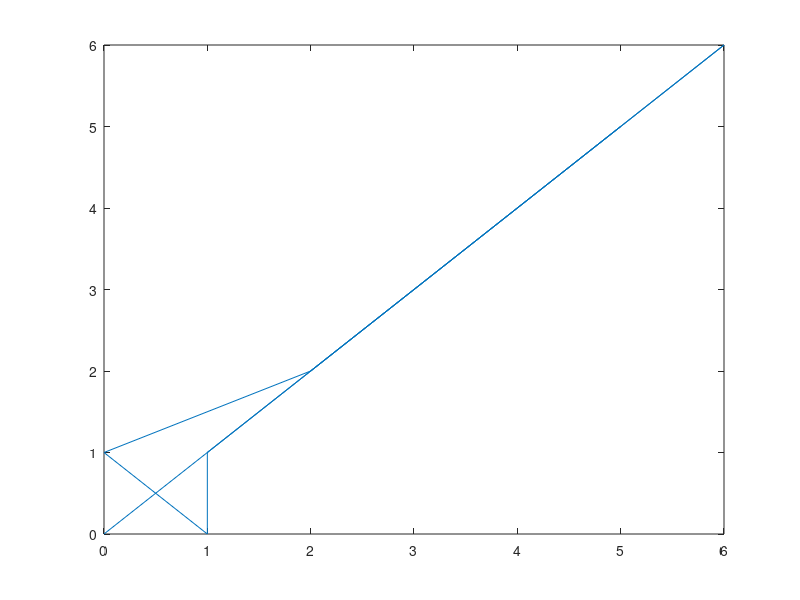

This chart was generated by the following MATLAB code:
%%%%%%%%%%%%%%%%%%%%%%%%%%%%%%%%%%%%%%%%%%%%%%%%%%%%%%%%%%%
% COMS W4733 Computational Aspects of Robotics Fall 2014
%
% Homework 4
%
% Team Number:  4
% Team Leader:  Luis Tolosa (let2120)
% Team Members: Emily Pries (ep2642)
%               Ernesto Sandoval Castillo (es3187) 
% 
%%%%%%%%%%%%%%%%%%%%%%%%%%%%%%%%%%%%%%%%%%%%%%%%%%%%%%%%%%%
    
% calculates shortest path using dijkstra's algorithm

function dijkstra
    %dijkstra(pa,start,goal)
    %need to add start and goal to array)
    %index 1 = start
    %index 2 = goal
    
    pa = [0,0;6,6;1,1;1,0;0,1;2,2;3,3;4,4;5,5];
    plot(pa(:,1), pa(:,2))
    [palength, pawidth] = size(pa);
    dist_array = calc_all_dists(pa);
    visited = zeros(1,palength);
    distances = inf(1,palength);
    %first, set the first cycle
    distances(1) = 0;
    visited(1) = 1;
    current = 1;
    currdist = 0;
    path = [1];
    while true
        visited(current) = 1;
        for i = 1:palength %update distances
            if (visited(i)==0 && distances(i)> (currdist + dist_array(i,current)))
                distances(i) = currdist + dist_array(i,current);
            end
        end
        
        if((all(visited  == visited(1))) || visited(2)==1)
            break;
        end
        tmin = inf;
        tcurr = 0;
        for i = 1:palength
            if (visited(i) == 0 && distances(i)<tmin)
                tmin = distances(i);
                tcurr = i;
            end
        end
        if (tcurr == 0)
            break;
        end
        current = tcurr;
        currdist = currdist + tmin;
        path = [path, current];
    end
    disp (path)
end

function dist_array = calc_all_dists(point_array)
    %create nxn matrix of points
    %atoa atob atoc atod atoe
    %btoa btob btoc btod btoe
    
    [palength, pawidth] = size(point_array);
    dist_array = [];
    dist_row = [];
    for i = 1:palength
        for j = 1:palength
            if i == j
                dist_row = [dist_row, inf];
            else
            dist_row = [dist_row, get_dist(point_array(i,1), point_array(i,2), point_array(j,1), point_array(j,2))];
            end
        end
        dist_array = [dist_array; dist_row];
        dist_row = [];
    end
    disp(dist_array)
    dist_array2 = dist_array;
    for i = 1:palength
        for j = 1:palength
            for k = 1:palength
                for l = 1:palength
                    if check_cross(point_array(i,1), point_array(i,2), point_array(j,1), point_array(j,2), point_array(k,1), point_array(k,2), point_array(l,1), point_array(l,2))
                        dist_array2(i,j) = inf;
                        dist_array2(j,i) = inf;
                        dist_array2(k,l) = inf;
                        dist_array2(l,k) = inf;
                    end
                end
            end
        end
        end
    disp new:
    disp(dist_array2)
    %cool now we have the distance array

    
end
    
function dist = get_dist(x1, y1, x2, y2)
    dist = sqrt(((x2-x1)*(x2-x1))+((y2-y1)*(y2-y1)));
end

function isit = check_cross(Ax, Ay, Bx, By, Cx, Cy, Dx, Dy)
    a = [Ax, Ay];
    c = [Cx, Cy];
    e = [Bx - Ax, By - Ay];
    f = [Dx - Cx, Dy - Cy]; 
    p = [-e(2), e(1)];
    if (dot(f,p) == 0)
        isit = false;
        return;
    end
    h = ( dot((a - c),p) )/( dot(f,p) );
    cross = c+f*h;
    crx = cross(1);
    cry = cross(2);       
    %if (((((crx<=Ax) && (crx>=Bx)) || ((crx<=Bx) && (crx >= Ax))) && (((crx<=Cx) && (crx>=Dx)) || ((crx<=Dx) && (crx>=Cx)))) && ((((cry<=Ay) && (cry>=By)) || ((cry<=By) && (cry >= Ay))) && (((cry<=Cy) && (cry>=Dy)) || ((cry<=Dy) && (cry>=Cy)))))
    if (((((crx<Ax) && (crx>Bx)) || ((crx<Bx) && (crx > Ax))) && (((crx<Cx) && (crx>Dx)) || ((crx<Dx) && (crx>Cx)))) && ((((cry<Ay) && (cry>By)) || ((cry<By) && (cry > Ay))) && (((cry<Cy) && (cry>Dy)) || ((cry<Dy) && (cry>Cy)))))
        isit = true;
    else
        isit = false;
    end
end

